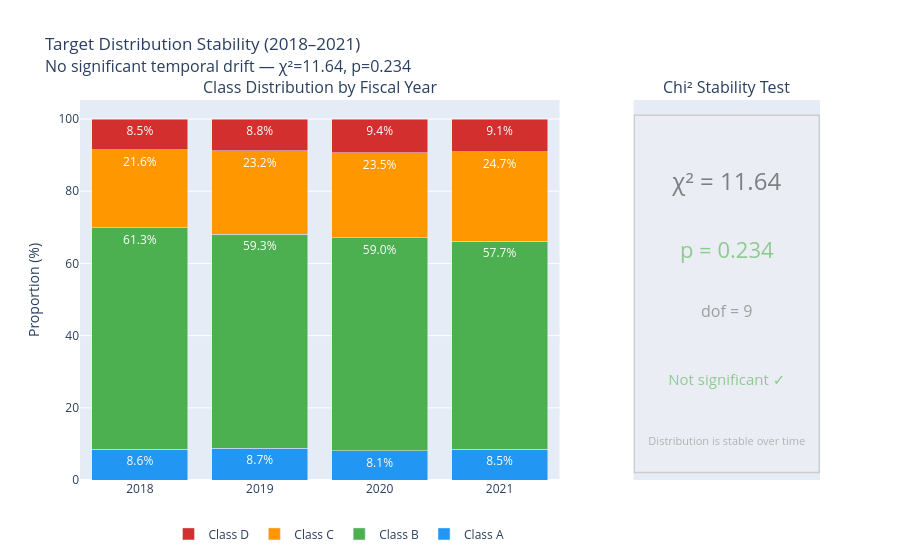

The cell this chart's notebook holds for it:
### Code cell
from scipy.stats import chi2_contingency
import plotly.graph_objects as go
from plotly.subplots import make_subplots

# --- Compute ---
contingency_time = pd.crosstab(train_df['fiscal_year'], train_df[TARGET])
chi2, p_value, dof, _ = chi2_contingency(contingency_time)
yearly_pct = contingency_time.div(contingency_time.sum(axis=1), axis=0) * 100

print(f"Chi2={chi2:.2f}, p={p_value:.2e}, dof={dof}")
print(yearly_pct.round(1))

# --- Visual ---
years_str = [str(y) for y in yearly_pct.index.tolist()]
colors = {"A": "#2196f3", "B": "#4caf50", "C": "#ff9800", "D": "#d32f2f"}
sig_color = "#4caf50" if p_value > 0.05 else "#d32f2f"
sig_label = "Not significant ✓" if p_value > 0.05 else "Significant ✗"
verdict   = "Distribution is stable over time" if p_value > 0.05 else "Temporal drift detected"

fig = make_subplots(
    rows=1, cols=2,
    column_widths=[0.72, 0.28],
    subplot_titles=["Class Distribution by Fiscal Year", "Chi² Stability Test"]
)

for cls in CLASSES:
    vals = yearly_pct[cls].tolist()
    fig.add_trace(go.Bar(
        name=f"Class {cls}", x=years_str, y=vals,
        marker_color=colors[cls],
        text=[f"{v:.1f}%" for v in vals],
        textposition="inside",
        textfont=dict(color="white", size=12),
    ), row=1, col=1)

fig.update_layout(barmode="stack")
#fig.update_xaxes(title_text="Fiscal Year", row=1, col=1)
fig.update_yaxes(title_text="Proportion (%)", row=1, col=1)

for y_pos, text, size, color in [
    (0.78, f"χ² = {chi2:.2f}",  24, "#333333"),
    (0.60, f"p = {p_value:.3f}", 22, sig_color),
    (0.44, f"dof = {dof}",       16, "#666666"),
    (0.26, sig_label,             15, sig_color),
    (0.10, verdict,               11, "#888888"),
]:
    fig.add_trace(go.Scatter(
        x=[0.5], y=[y_pos], mode="text",
        text=[text], textfont=dict(size=size, color=color),
        showlegend=False
    ), row=1, col=2)

fig.add_shape(
    type="rect", xref="x2", yref="y2",
    x0=0.05, y0=0.02, x1=0.95, y1=0.96,
    line=dict(color="#cccccc", width=1.5),
    fillcolor="rgba(240,240,240,0.4)"
)

fig.update_xaxes(visible=False, row=1, col=2)
fig.update_yaxes(visible=False, range=[0, 1], row=1, col=2)

fig.update_layout(
    title={"text": (
        f"Target Distribution Stability (2018–2021)"
        f"<br><span style='font-size:16px;font-weight:normal;'>"
        f"No significant temporal drift — χ²={chi2:.2f}, p={p_value:.3f}</span>"
    )},
    legend=dict(orientation="h", yanchor="bottom", y=-0.18, xanchor="center", x=0.35),
)

fig.show()

### Figure 1 — Plotly figure (JSON) as saved in the notebook; plotly's stock layout.template omitted (floating-point values rounded to 4 significant figures)
{"data": [{"marker": {"color": "#2196f3"}, "name": "Class A", "text": ["8.6%", "8.7%", "8.1%", "8.5%"], "textfont": {"color": "white", "size": 12}, "textposition": "inside", "type": "bar", "x": ["2018", "2019", "2020", "2021"], "xaxis": "x", "y": [8.578, 8.728, 8.085, 8.527], "yaxis": "y"}, {"marker": {"color": "#4caf50"}, "name": "Class B", "text": ["61.3%", "59.3%", "59.0%", "57.7%"], "textfont": {"color": "white", "size": 12}, "textposition": "inside", "type": "bar", "x": ["2018", "2019", "2020", "2021"], "xaxis": "x", "y": [61.3, 59.28, 59.03, 57.67], "yaxis": "y"}, {"marker": {"color": "#ff9800"}, "name": "Class C", "text": ["21.6%", "23.2%", "23.5%", "24.7%"], "textfont": {"color": "white", "size": 12}, "textposition": "inside", "type": "bar", "x": ["2018", "2019", "2020", "2021"], "xaxis": "x", "y": [21.61, 23.2, 23.51, 24.69], "yaxis": "y"}, {"marker": {"color": "#d32f2f"}, "name": "Class D", "text": ["8.5%", "8.8%", "9.4%", "9.1%"], "textfont": {"color": "white", "size": 12}, "textposition": "inside", "type": "bar", "x": ["2018", "2019", "2020", "2021"], "xaxis": "x", "y": [8.511, 8.795, 9.371, 9.106], "yaxis": "y"}, {"mode": "text", "showlegend": false, "text": ["χ² = 11.64"], "textfont": {"color": "#333333", "size": 24}, "type": "scatter", "x": [0.5], "xaxis": "x2", "y": [0.78], "yaxis": "y2"}, {"mode": "text", "showlegend": false, "text": ["p = 0.234"], "textfont": {"color": "#4caf50", "size": 22}, "type": "scatter", "x": [0.5], "xaxis": "x2", "y": [0.6], "yaxis": "y2"}, {"mode": "text", "showlegend": false, "text": ["dof = 9"], "textfont": {"color": "#666666", "size": 16}, "type": "scatter", "x": [0.5], "xaxis": "x2", "y": [0.44], "yaxis": "y2"}, {"mode": "text", "showlegend": false, "text": ["Not significant ✓"], "textfont": {"color": "#4caf50", "size": 15}, "type": "scatter", "x": [0.5], "xaxis": "x2", "y": [0.26], "yaxis": "y2"}, {"mode": "text", "showlegend": false, "text": ["Distribution is stable over time"], "textfont": {"color": "#888888", "size": 11}, "type": "scatter", "x": [0.5], "xaxis": "x2", "y": [0.1], "yaxis": "y2"}], "layout": {"annotations": [{"font": {"size": 16}, "showarrow": false, "text": "Class Distribution by Fiscal Year", "x": 0.324, "xanchor": "center", "xref": "paper", "y": 1, "yanchor": "bottom", "yref": "paper"}, {"font": {"size": 16}, "showarrow": false, "text": "Chi² Stability Test", "x": 0.874, "xanchor": "center", "xref": "paper", "y": 1, "yanchor": "bottom", "yref": "paper"}], "barmode": "stack", "legend": {"orientation": "h", "x": 0.35, "xanchor": "center", "y": -0.18, "yanchor": "bottom"}, "shapes": [{"fillcolor": "rgba(240,240,240,0.4)", "line": {"color": "#cccccc", "width": 1.5}, "type": "rect", "x0": 0.05, "x1": 0.95, "xref": "x2", "y0": 0.02, "y1": 0.96, "yref": "y2"}], "title": {"text": "Target Distribution Stability (2018–2021)<br><span style='font-size:16px;font-weight:normal;'>No significant temporal drift — χ²=11.64, p=0.234</span>"}, "xaxis": {"anchor": "y", "domain": [0, 0.648]}, "xaxis2": {"anchor": "y2", "domain": [0.748, 1], "visible": false}, "yaxis": {"anchor": "x", "domain": [0, 1], "title": {"text": "Proportion (%)"}}, "yaxis2": {"anchor": "x2", "domain": [0, 1], "range": [0, 1], "visible": false}}}
